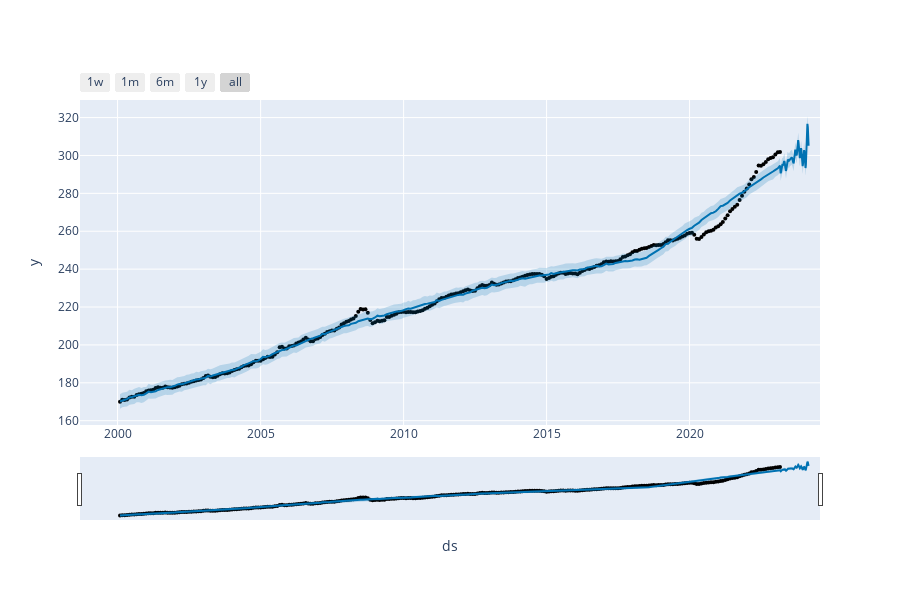

The code cell stored with this chart in its notebook:
### Code cell
from prophet.plot import plot_plotly, plot_components_plotly

plot_plotly(m, forecast)
plot

### Figure 1 — Plotly figure (JSON) as saved in the notebook; plotly's stock layout.template omitted (floating-point values rounded to 4 significant figures; data arrays with more than 128 entries replaced by an {"elided": "..."} marker saying what was removed)
{"data": [{"marker": {"color": "black", "size": 4}, "mode": "markers", "name": "Actual", "type": "scatter", "x": {"elided": "278 str values"}, "y": {"elided": "278 float values"}}, {"hoverinfo": "skip", "line": {"width": 0}, "mode": "lines", "type": "scatter", "x": {"elided": "643 str values"}, "y": {"elided": "643 float values"}}, {"fill": "tonexty", "fillcolor": "rgba(0, 114, 178, 0.2)", "line": {"color": "#0072B2", "width": 2}, "mode": "lines", "name": "Predicted", "type": "scatter", "x": {"elided": "643 str values"}, "y": {"elided": "643 float values"}}, {"fill": "tonexty", "fillcolor": "rgba(0, 114, 178, 0.2)", "hoverinfo": "skip", "line": {"width": 0}, "mode": "lines", "type": "scatter", "x": {"elided": "643 str values"}, "y": {"elided": "643 float values"}}], "layout": {"height": 600, "showlegend": false, "width": 900, "xaxis": {"rangeselector": {"buttons": [{"count": 7, "label": "1w", "step": "day", "stepmode": "backward"}, {"count": 1, "label": "1m", "step": "month", "stepmode": "backward"}, {"count": 6, "label": "6m", "step": "month", "stepmode": "backward"}, {"count": 1, "label": "1y", "step": "year", "stepmode": "backward"}, {"step": "all"}]}, "rangeslider": {"visible": true}, "title": {"text": "ds"}, "type": "date"}, "yaxis": {"title": {"text": "y"}}}}
